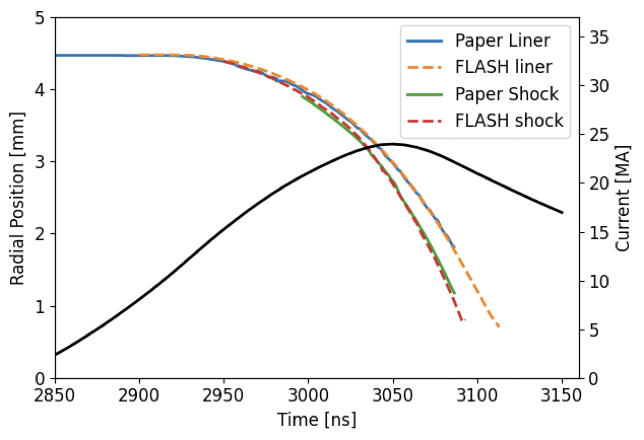
#> input picture tst/test_suite/verification/ground_truth/digitization_review/figures/knapp_rm_r_vs_t.png, 644 x 440 px
$ python fix_b3.py
#> lines starting #> are read from the running program, lines starting #| are printed output that depends on the picture; after the words box and inside, x2 and y2 are one past the last pixel; in counts of white or black regions, pixels touching at a corner belong together
import numpy as np, json, os
from PIL import Image
import matplotlib; matplotlib.use("Agg")
import matplotlib.pyplot as plt
def load(fn): return np.asarray(Image.open(os.path.join("figures",fn)).convert("RGB")).astype(int)
#> called with fn = 'knapp_rm_r_vs_t.png'
fn="knapp_rm_r_vs_t.png"; img=load(fn); H,W,_=img.shape
#> after `H, W, _ = img.shape`: H = 440; W = 644
r,g,b=img[:,:,0],img[:,:,1],img[:,:,2]
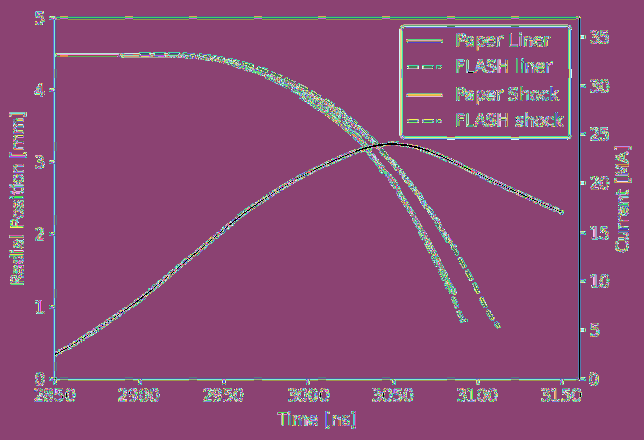
#> r: shape (440, 644) int64; 256 distinct labels, from 0 to 255; one colour per label, 0 black
#> g: shape (440, 644) int64; 256 distinct labels, from 0 to 255
#> b: shape (440, 644) int64; 256 distinct labels, from 0 to 255
Xt=lambda px:2850.0+(px-83.4)*(3150.0-2850.0)/(626.2-83.4)
Yr=lambda py:5.0+(py-44.5)*(1.0-5.0)/(276.7-44.5)
Tinv=lambda t:83.4+(t-2850)*(626.2-83.4)/300.0
Rinv=lambda rr:44.5+(rr-5)*(276.7-44.5)/(1-5)

def groups_in_col(ys, gap=4):
    ys=sorted(ys); out=[]; cur=[ys[0]]
    for y in ys[1:]:
        if y-cur[-1]<=gap: cur.append(y)
        else: out.append(cur); cur=[y]
    out.append(cur); return [np.median(c) for c in out]

def trace(mask, start='top', y_tol=3.0):
    cols={}; ys,xs=np.where(mask)
    for x,y in zip(xs,ys): cols.setdefault(x,[]).append(y)
    xs_sorted=[x for x in sorted(cols) if len(cols[x])>=2]
    pts=[]; prev=None
    for x in xs_sorted:
        gs=groups_in_col(cols[x])
        if prev is None:
            cy=min(gs) if start=='top' else max(gs)  # top = smallest py = largest r
        else:
            # monotonic descent: r decreases => py increases. require py >= prev - y_tol; pick closest
            cand=[gy for gy in gs if gy >= prev - y_tol]
            if not cand: continue
            cy=min(cand, key=lambda gy: abs(gy-prev))
        prev=cy; pts.append((Xt(x), Yr(cy)))
    return pts

# liner (blue) - good already; trace topmost continuity (liner also monotonic decreasing)
blue=(b>120)&(r<90)&(g<120)
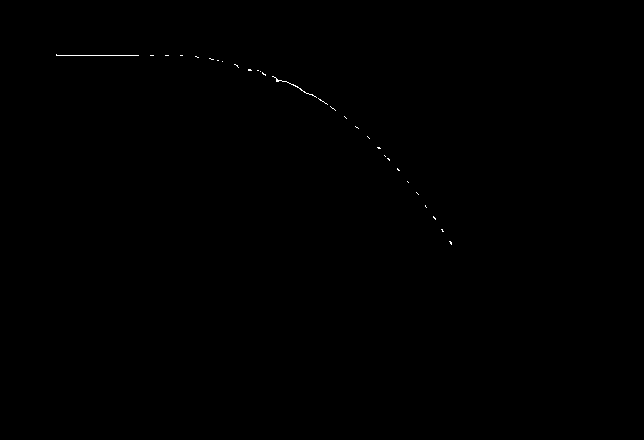
#> blue: shape (440, 644) bool; 0.09% white in thin lines or dots, all inside (x1, y1, x2, y2) = (56, 54, 452, 245)
liner=trace(blue, start='top')
#> in trace, `ys, xs = np.where(mask)`: ys = 259 values from 54 to 244; xs = 259 values, max 451 at index 255, min 56 at index 0, mean 241.6
#> the loop in trace, `for x,y in zip(xs,ys): cols.setdefault(x,[]).append(y)` made 259 passes
#> (x, y) on passes 1 to 3: (56, 54), (56, 55), (57, 55)
#> after the loop in trace, `for x,y in zip(xs,ys): cols.setdefault(x,[]).append(y)`: cols = 221 items
#> in trace, `xs_sorted=[x for x in sorted(cols) if len(cols[x])>=2]`: xs_sorted = 32 values from 56 to 451
#> the loop in trace, `for x in xs_sorted:` made 32 passes
#> (x, ys in groups_in_col, gs, cand, cy, prev) on passes 2 to 13: (237, [65, 66], [65.5], [65.5], 65.5, 65.5), (248, [69, 70], [69.5], [69.5], 69.5, 69.5), (249, [69, 70], [69.5], [69.5], 69.5, 69.5), (250, [69, 70], [69.5], [69.5], 69.5, 69.5), (262, [72, 73], [72.5], [72.5], 72.5, 72.5), (263, [73, 74], [73.5], [73.5], 73.5, 73.5), (265, [74, 75], [74.5], [74.5], 74.5, 74.5), (276, [78, 79, 80, 81], [79.5], [79.5], 79.5, 79.5), (277, [79, 80, 81], [80], [80], 80, 80), (278, [80, 81], [80.5], [80.5], 80.5, 80.5), (293, [84, 85], [84.5], [84.5], 84.5, 84.5), (295, [85, 86], [85.5], [85.5], 85.5, 85.5)
#> (x, ys in groups_in_col, gs, cy, prev) on pass 1: (56, [54, 55], [54.5], 54.5, 54.5)
#> after the loop in trace, `for x in xs_sorted:`: pts = 32 pairs, first value 2834.9 to 3053.2, second value 1.58 to 4.83
#> liner has the same summary as pts in trace
# shock (green) strict mask + continuity/monotonic
green=(g>140)&(r<90)&(b<110)&(g-r>50)&(g-b>40)
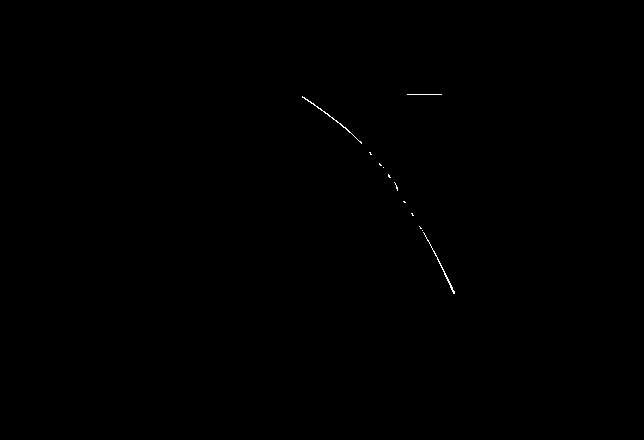
#> green: shape (440, 644) bool; 0.09% white in thin lines or dots, all inside (x1, y1, x2, y2) = (302, 94, 455, 294)
shock=trace(green, start='top')
#> the loop in trace (call 2), `for x,y in zip(xs,ys): cols.setdefault(x,[]).append(y)` made 267 passes
#> (x, y) on passes 1 to 3: (407, 94), (408, 94), (409, 94)
#> the loop in trace (call 2), `for x in xs_sorted:` made 81 passes
#> (x, ys in groups_in_col, gs, cand, cy, prev) on passes 2 to 13: (304, [97, 98], [97.5], [97.5], 97.5, 97.5), (305, [98, 99], [98.5], [98.5], 98.5, 98.5), (307, [99, 100], [99.5], [99.5], 99.5, 99.5), (308, [100, 101], [100.5], [100.5], 100.5, 100.5), (310, [101, 102], [101.5], [101.5], 101.5, 101.5), (311, [102, 103], [102.5], [102.5], 102.5, 102.5), (313, [103, 104], [103.5], [103.5], 103.5, 103.5), (314, [104, 105], [104.5], [104.5], 104.5, 104.5), (317, [106, 107], [106.5], [106.5], 106.5, 106.5), (318, [107, 108], [107.5], [107.5], 107.5, 107.5), (320, [108, 109], [108.5], [108.5], 108.5, 108.5), (321, [109, 110], [109.5], [109.5], 109.5, 109.5)
#> (x, ys in groups_in_col, cand, cy, prev) on passes 44, 47, 51, 52, 53, 54: (412, [94, 213, 214, 215], [214], 214, 214), (420, [94, 227, 228], [227.5], 227.5, 227.5), (424, [94, 233, 234], [233.5], 233.5, 233.5), (425, [94, 235, 236], [235.5], 235.5, 235.5), (426, [94, 237, 238], [237.5], 237.5, 237.5), (427, [94, 239, 240], [239.5], 239.5, 239.5)
#> shock = 81 pairs, first value 2970.8 to 3054.8, second value 0.736 to 4.1

def ds(p,n=30):
#> called with n = 30
    if len(p)<=n: return p
    idx=np.linspace(0,len(p)-1,n).astype(int); return [p[i] for i in idx]
#> after `idx = np.linspace(0, len(p) - 1, n).astype(int)`: idx = 30 values from 0 to 31
liner=ds(liner); shock=ds(shock)
#> after `liner = ds(liner)`: liner = 30 pairs, first value 2834.9 to 3053.2, second value 1.58 to 4.83
#> after `shock = ds(shock)`: shock = 30 pairs, first value 2970.8 to 3054.8, second value 0.736 to 4.1
print(f"liner {len(liner)} pts  r[{min(p[1] for p in liner):.2f},{max(p[1] for p in liner):.2f}] t[{liner[0][0]:.0f},{liner[-1][0]:.0f}]")
#| liner 30 pts  r[1.58,4.83] t[2835,3053]
print(f"shock {len(shock)} pts  r[{min(p[1] for p in shock):.2f},{max(p[1] for p in shock):.2f}] t[{shock[0][0]:.0f},{shock[-1][0]:.0f}]")
#| shock 30 pts  r[0.74,4.10] t[2971,3055]
# monotonicity check
def mono(p):
    bad=[(round(p[i][0]),round(p[i][1],2)) for i in range(1,len(p)) if p[i][1] > p[i-1][1]+0.2]
#> bad = []
    return bad
print("shock non-monotonic jumps:", mono(shock))
#| shock non-monotonic jumps: []

# overlay
fig,ax=plt.subplots(figsize=(8,6)); ax.imshow(Image.open(os.path.join("figures",fn)))
for pts,c,lab in [(liner,'cyan','liner'),(shock,'lime','shock')]:
    px=[Tinv(t) for t,_ in pts]; py=[Rinv(rr) for _,rr in pts]
    ax.plot(px,py,'o',color=c,ms=5,mec='black',mew=0.4,label=f"{lab} ({len(pts)})")
#> this loop made 2 passes
#> (c, lab) on passes 1 to 2: ('cyan', 'liner'), ('lime', 'shock')
ax.legend(loc='upper right'); ax.set_title("B3 trajectory v3 — continuity+monotonic trace")
fig.savefig("extracted/B3_trajectory_overlay_v3.png",dpi=120,bbox_inches='tight'); plt.close(fig)
#> after `fig.savefig('extracted/B3_trajectory_overlay_v3.png', dpi=120, bbox_in`:
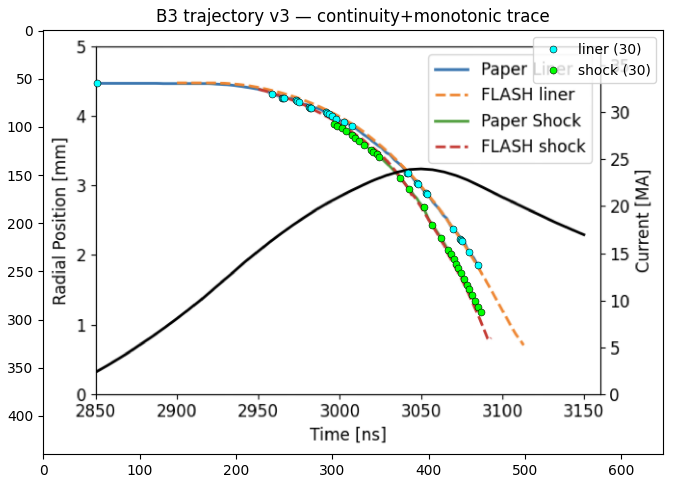
#> figure drawn by matplotlib, 1 panel
json.dump({"B3_trajectory_liner_exp":{"series":"PDV liner (blue)","qc":"GOOD","points":[{"t_ns":round(t,1),"r_mm":round(rr,3)} for t,rr in liner]},
           "B3_trajectory_shock_exp":{"series":"PDV shock (green)","qc":"GOOD - continuity+monotonic trace; spurious upper strand culled","points":[{"t_ns":round(t,1),"r_mm":round(rr,3)} for t,rr in shock]}},
          open("extracted/b3_trajectory_v3.json","w"),indent=2)
print("wrote B3_trajectory_overlay_v3.png + b3_trajectory_v3.json")

$ run again, with tst/test_suite/verification/ground_truth/digitization_review/figures/knapp_decel_schematic.png copied over tst/test_suite/verification/ground_truth/digitization_review/figures/knapp_rm_r_vs_t.png
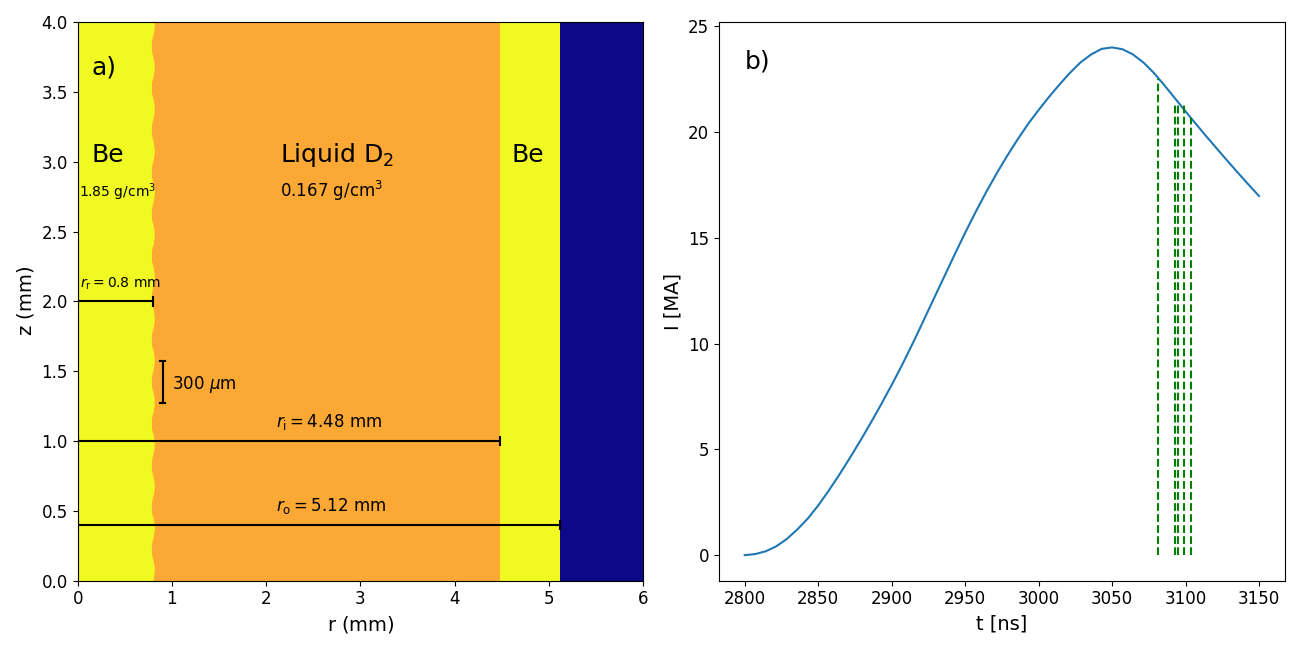
#> input picture tst/test_suite/verification/ground_truth/digitization_review/figures/knapp_decel_schematic.png, 1300 x 650 px
#> r: shape (650, 1300) int64; 256 distinct labels, from 0 to 255
#> g: shape (650, 1300) int64; 256 distinct labels, from 0 to 255
#> b: shape (650, 1300) int64; 256 distinct labels, from 0 to 255
#> `blue=(b>120)&(r<90)&(g<120)`:
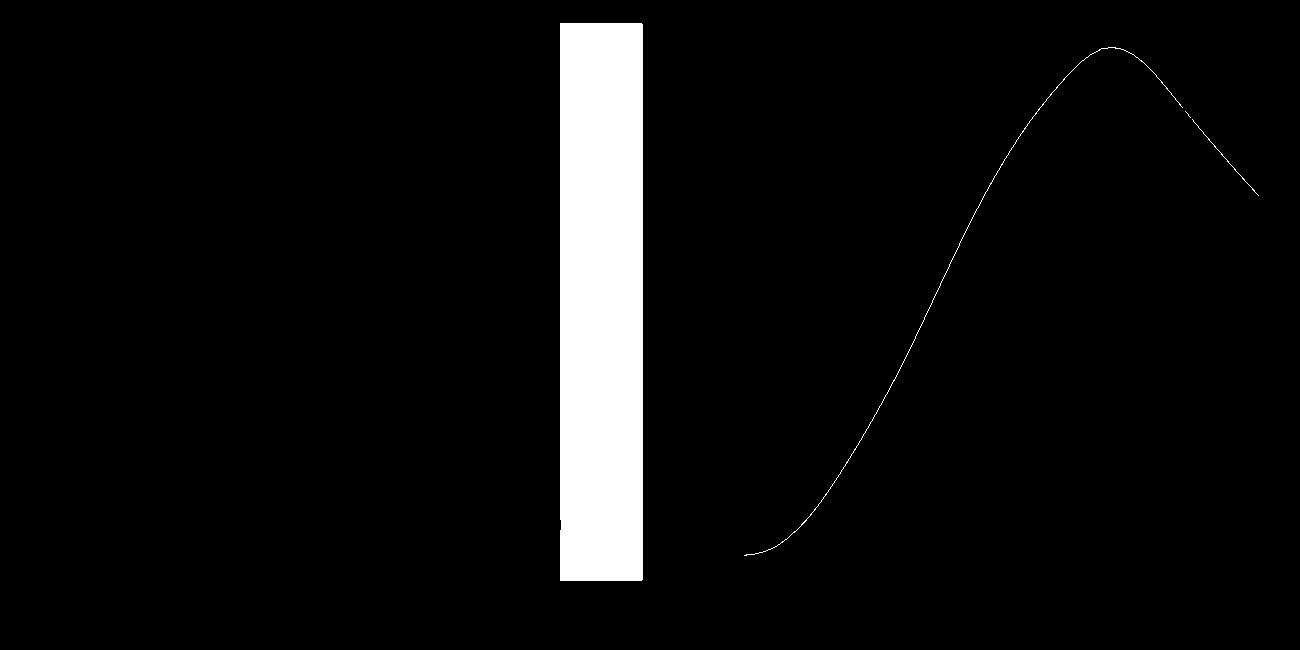
#> blue: shape (650, 1300) bool; 5.6% white; 4 white regions (1 under 20 px), largest, box (x1, y1, x2, y2) and area: (560, 23, 643, 581) 46302, (744, 47, 1183, 556) 659, (1192, 119, 1259, 196) 86
#> after the loop in trace, `for x,y in zip(xs,ys): cols.setdefault(x,[]).append(y)`: cols = 595 items
#> xs_sorted = 317 values from 560 to 1254
#> the loop in trace, `for x in xs_sorted:` made 317 passes
#> (gs, cand, cy, prev) on passes 2 to 9: ([301.5], [301.5], 301.5, 301.5), ([301.5], [301.5], 301.5, 301.5), ([301.5], [301.5], 301.5, 301.5), ([301.5], [301.5], 301.5, 301.5), ([301.5], [301.5], 301.5, 301.5), ([301.5], [301.5], 301.5, 301.5), ([301.5], [301.5], 301.5, 301.5), ([301.5], [301.5], 301.5, 301.5)
#> after the loop in trace, `for x in xs_sorted:`: pts = 84 pairs, first value 3113.4 to 3216.2, second value -3.79 to 1.1
#> `liner=trace(blue, start='top')`: liner has the same summary as pts in trace
#> green: shape (650, 1300) bool; 0.03% white in thin lines or dots, all inside (x1, y1, x2, y2) = (1157, 201, 1192, 548)
#> the loop in trace (call 2), `for x,y in zip(xs,ys): cols.setdefault(x,[]).append(y)` made 230 passes
#> (x, y) on passes 1 to 3: (1157, 201), (1158, 201), (1174, 201)
#> the loop in trace (call 2), `for x in xs_sorted:` made 10 passes
#> x on passes 1 to 8: 1157, 1158, 1174, 1175, 1177, 1178, 1183, 1184
#> shock = [(3443.4, 2.3), (3443.9, 2.3), (3452.8, 2.3), (3453.3, 2.3), (3454.4, 2.3), (3455, 2.3), (3457.7, 2.3), (3458.3, 2.3), (3461.6, 2.3), (3462.2, 2.3)]
#> idx = 30 values from 0 to 83
#> `liner = ds(liner)`: liner = 30 pairs, first value 3113.4 to 3216.2, second value -3.79 to 1.1
#| liner 30 pts  r[-3.79,1.10] t[3113,3216]
#| shock 10 pts  r[2.30,2.30] t[3443,3462]
#> bad = []
#| shock non-monotonic jumps: []
#> the loop `for pts,c,lab in [(liner,'cyan','liner'),(shock,'lime','shock')]:` made 2 passes
#> (c, lab) on pass 1: ('cyan', 'liner')
#> `fig.savefig('extracted/B3_trajectory_overlay_v3.png', dpi=120, bbox_in`:
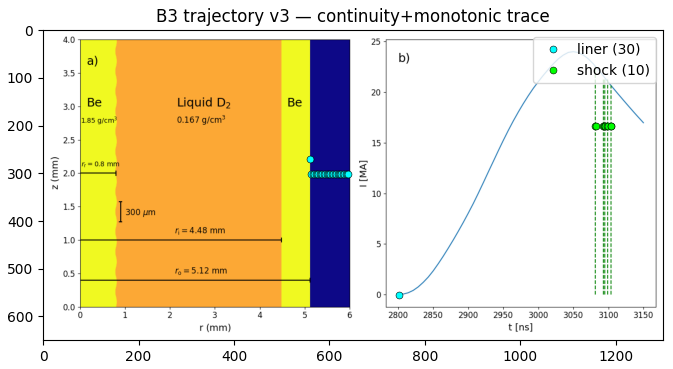
#> figure drawn by matplotlib, 1 panel
